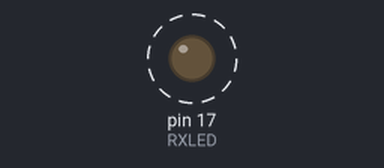
Recording of a sketch running on a simulated SparkFun Pro Micro, built with avr-gcc and run on an emulated ATmega32U4. Parts: output pins drawn as LEDs (lit = HIGH). Dashed ring = blinking. What the sketch prints to the serial monitor is not drawn.

Above: at 5.5 s.
Timing chart, 0 to 9.6 s (numbered marks = the images above):
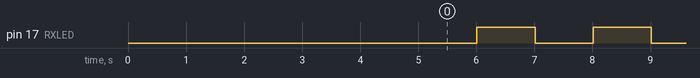

The sketch:

CARX.ino
```cpp
/*==================================
CARX


=================================*/


int RXLED = 17;  // The RX LED has a defined Arduino pin
// The TX LED was not so lucky, we'll need to use pre-defined
// macros (TXLED1, TXLED0) to control that.
// (We could use the same macros for the RX LED too -- RXLED1,
//  and RXLED0.)

void setup()
{
	pinMode(RXLED, OUTPUT);  // Set RX LED as an output // TX LED is set as an output behind the scenes
	Serial.begin(9600);      // This pipes to the serial monitor, this is the line to the USB
	Serial1.begin(9600);     // This is the UART, this is the line to the xbee
	delay(5000);             // allows xbee to boot
	Serial1.println("B");    // Puts the Xbee in RF mode
	delay(10);
}

void loop()
{
	Serial.println("Hello world");  // Print "Hello World" to the Serial Monitor
	Serial1.println("Hello!");      // Print "Hello!" over hardware UART

	digitalWrite(RXLED, LOW);       // set the LED on
	TXLED0;                         // TX LED is not tied to a normally controlled pin
	delay(1000);                    // wait for a second
	digitalWrite(RXLED, HIGH);      // set the LED off
	TXLED1;
	delay(1000);                    // wait for a second
}
```

Measured:
- by itself, pin 17 (RXLED): alternates HIGH for 1.0 s and LOW for 1.0 s
